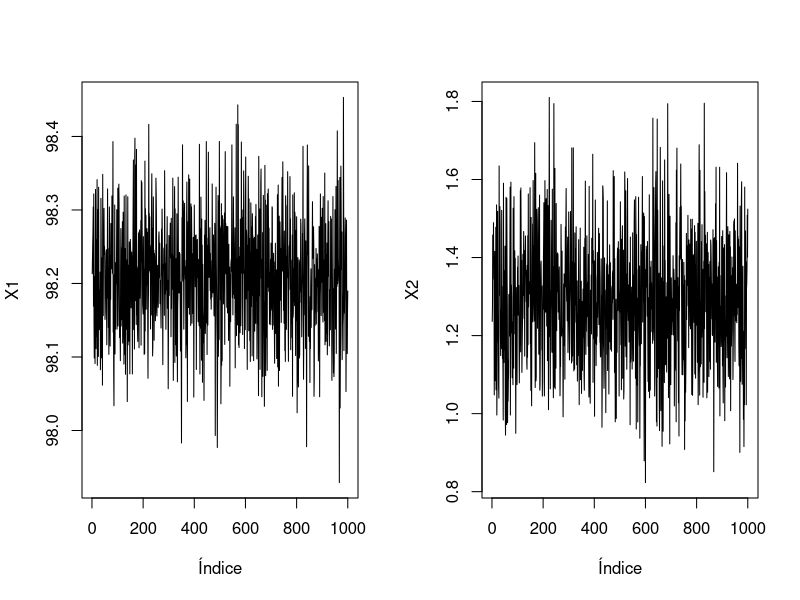
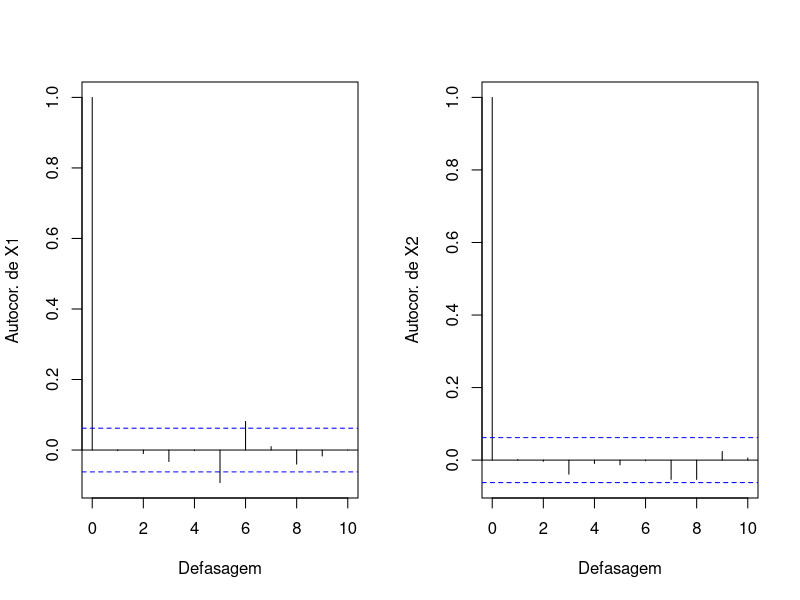
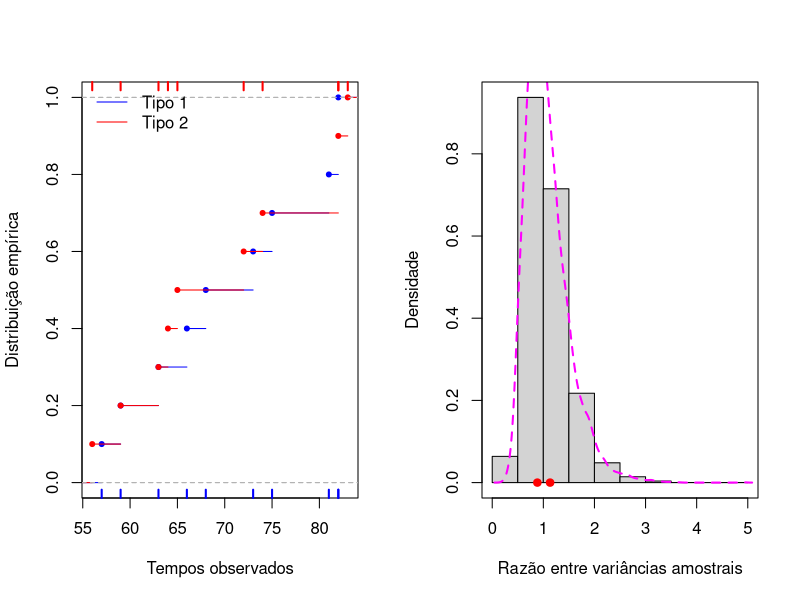
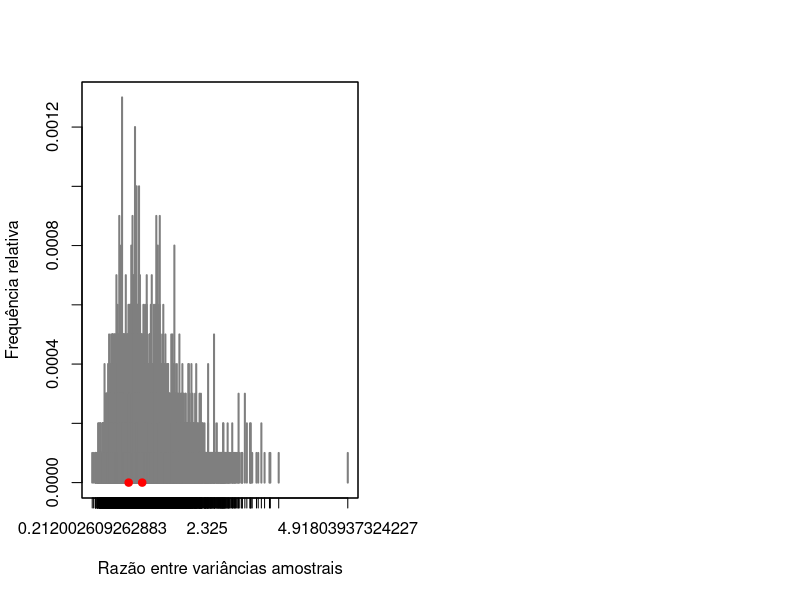

Recreate these plots in R, in order.


#######################################################

rm(list=ls(all=TRUE))

library(ggplot2)

#1-) Amostrador de Gibbs



y <- c(98.77, 97.12, 97.34, 98.66, 99.66, 97.22, 98.04, 97.30, 97.15, 98.80,
       98.53, 97.96, 98.05, 97.14, 97.53, 97.50, 98.32, 97.24, 97.70, 98.13,
       99.97, 99.01, 97.54, 98.66, 97.78, 99.34, 98.74, 97.36, 97.66, 97.70,
       97.98, 97.96, 97.26, 99.32, 98.32, 97.29, 98.41, 96.60, 97.37, 98.14,
       97.47, 98.54, 97.25, 97.54, 98.56, 96.89, 97.94, 98.39, 99.80, 99.00, 
       99.06, 97.17, 98.35, 98.40, 97.64, 99.34, 99.90, 96.36, 97.60, 98.33,
       99.46, 97.22, 96.76, 98.66, 98.91, 96.94, 97.19, 98.28, 99.33, 96.98,
       98.36, 98.40, 99.76, 99.34, 98.90, 99.23, 97.78, 99.69, 97.45, 96.94,
       99.20, 98.59, 99.60, 98.32, 98.32, 98.50, 98.83, 97.04, 98.91, 97.24, 
       99.06, 97.79, 98.68, 97.63, 97.53, 98.60, 99.35, 98.95, 98.06, 99.65,
       96.96, 99.15, 97.94, 97.07, 99.13, 97.92, 97.76, 99.21, 98.91, 98.45, 
       99.25, 98.93, 96.03, 98.52, 99.16, 97.64, 98.21, 99.46, 97.42, 99.31,
       98.00, 97.75, 97.99, 99.15, 96.93, 96.79, 98.44, 99.20, 99.31, 97.73)


s <- sum(y)

mu <- function(x2){
  return((1/2+x2*s)/(130*x2+1/100))
}

sigma2 <- function(x2){
  return(1/(130*x2+1/100))
}

k = 65.001

theta <- function(x1){
  return( 1 / ( 0.001 + sum((y-x1)^2)/2 ) )
}


# X1|X2=x2 ~ N(mu,sigma2)

# X2|X1=x1 ~ Gamma(k,theta)

amostrador <- function(iter, x1.inicial, x2.inicial, semente){
  
  set.seed(semente)
  
  R <- iter
  x1 <- x2 <-c()
  
  x1[1] <- x1.inicial
  x2[1] <- x2.inicial
  
  for(j in 1:R) {

    x1[j+1] <-rnorm(1, mu(x2[j]), sqrt(sigma2(x2[j])) )
    x2[j+1] <-rgamma(1, shape = k, scale = theta(x1[j+1]) )
  
    }
  return(list(x1,x2))
}




amostras <- amostrador(iter = 1000, x1.inicial = 10000, x2.inicial = 500, 
                       semente = 2112)


ax1 <- unlist(amostras[1], recursive = TRUE, use.names = TRUE)
ax2 <- unlist(amostras[2], recursive = TRUE, use.names = TRUE)



# Gráficos
par(mfrow =c(1, 2))
plot(ax1[-1], xlab = "Índice", ylab = "X1", type = "l")
plot(ax2[-1], xlab = "Índice", ylab = "X2", type = "l")



summary(ax1[-1])
sd(ax1[-1])
summary(ax2[-1])
sd(ax2[-1])

acf(ax1[-1], lag.max = 10, xlab = "Defasagem", main = "",
    ylab = "Autocor. de X1")
acf(ax2[-1], lag.max = 10, xlab = "Defasagem", main = "",
    ylab = "Autocor. de X2")



#######################################################

rm(list=ls(all=TRUE))

library(ggplot2)


#2-) Teste de permutação

tempos1 <- c(63, 82, 81, 68, 57, 59, 66, 75, 82, 73)

tempos2 <- c(64, 56, 72, 63, 83, 74, 59, 82, 65, 82)

# Teste de igualdade de variabilidade:

## Estatística de teste: s2_1/s2_2;
## Aplicar um teste de permutação (não há suposições sobre a distribuição 
## original);
## Muitas permutações são possíveis: abordagem por método de Monte Carlo.

n1 <- length(tempos1)
n2 <- length(tempos2)

n <- n1 + n2

dados <- c(tempos1,tempos2)

choose(n, n1) # permutações possíveis

F_obs <- var(tempos1)/var(tempos2)
F_obs


plot(ecdf(tempos1), main = "", pch = 20, col = "blue",
     xlab = "Tempos observados",
     ylab = "Distribuição empírica",
     xlim =range(dados))
lines(ecdf(tempos2), pch = 20, col = "red")
rug(tempos1, col = "blue", lwd = 2)
rug(tempos2, col = "red", lwd = 2, side = 3)
legend("topleft",c("Tipo 1", "Tipo 2"), lty = 1, col =c("blue", "red"),
       bty = "n")


R <- 9999
F. <-c()

set.seed(2112)

for(j in 1:R) {
  dadosl <- sample(dados)
  xl <- dadosl[1:n1]
  yl <- dadosl[(n1+1):n]
  F.[j] <- var(xl)/var(yl)
}


hist(F., freq = FALSE, main = "", 
     xlab = "Razão entre variâncias amostrais",
     ylab = "Densidade")
lines(density(F.), col = "magenta", lty = 2, lwd = 2)
points(F_obs, 0, pch = 19, col = "red")
points(1/F_obs, 0, pch = 19, col = "red")
box()




plot(table(F.)/R, col = "gray50", 
     xlab = "Razão entre variâncias amostrais",
     ylab = "Frequência relativa")
points(F_obs, 0, pch = 19, col = "red")
points(1/F_obs, 0, pch = 19, col = "red")
box()


kd <- sum(F. <= F_obs)
ke <- sum(F. >= 1/F_obs)

p1 <- (ke+1)/(R+1)
p2 <- (kd+1)/(R+1)

cat("\n valor-p esquerda aprox. =", (ke+1)/(R+1), "\n")
cat("\n valor-p direita aprox. =", (kd+1)/(R+1), "\n")

p <- 2*min(p1,p2)

cat("\n valor-p aprox. =", p, "\n")


